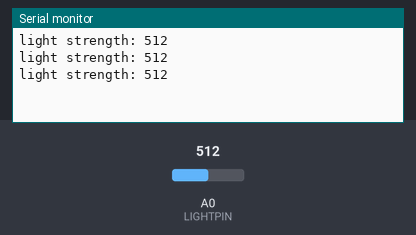
Simulated run of this sketch. Board: Arduino Uno, built with avr-gcc and run on an emulated ATmega328P. Parts: the last lines printed to the serial monitor. The test bench sets the inputs (shaded band); at power-on: A0 (LIGHTPIN) = 512.

Above: at 1.3 s.
1.4 s: A0 (LIGHTPIN) set to 716
At 1.9 s:
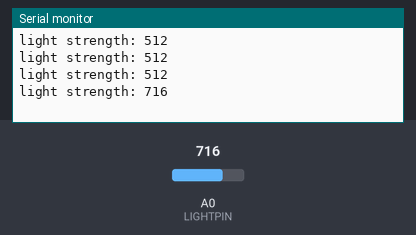
2.9 s: A0 (LIGHTPIN) set to 900
At 3.4 s:
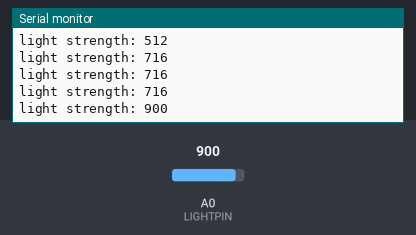
Timing chart, 0 to 5.9 s (numbered marks = the images above; inputs shaded):
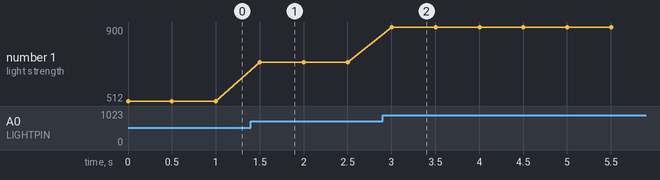

Measured:
- after the input at 1.4 s, the serial monitor: prints a new line after 0.10 s (image 1)
- after the input at 2.9 s, the serial monitor: prints a new line after 0.10 s (image 2)
- plotted number 1: 512 → 716 after the input at 1.4 s, 716 → 900 after the input at 2.9 s

The sketch:

TTSIoT_Class3_Light_Sense.ino
```cpp
// name the pins
#define LIGHTPIN A0

// This routine runs only once upon reset
void setup()
{
  Serial.begin(9600);
}

// This routine loops forever
void loop()
{
 int analogValue = analogRead(LIGHTPIN);       // read light sensor pin
 Serial.print("light strength: ");
 Serial.println(analogValue);

 delay(500);
}
```
